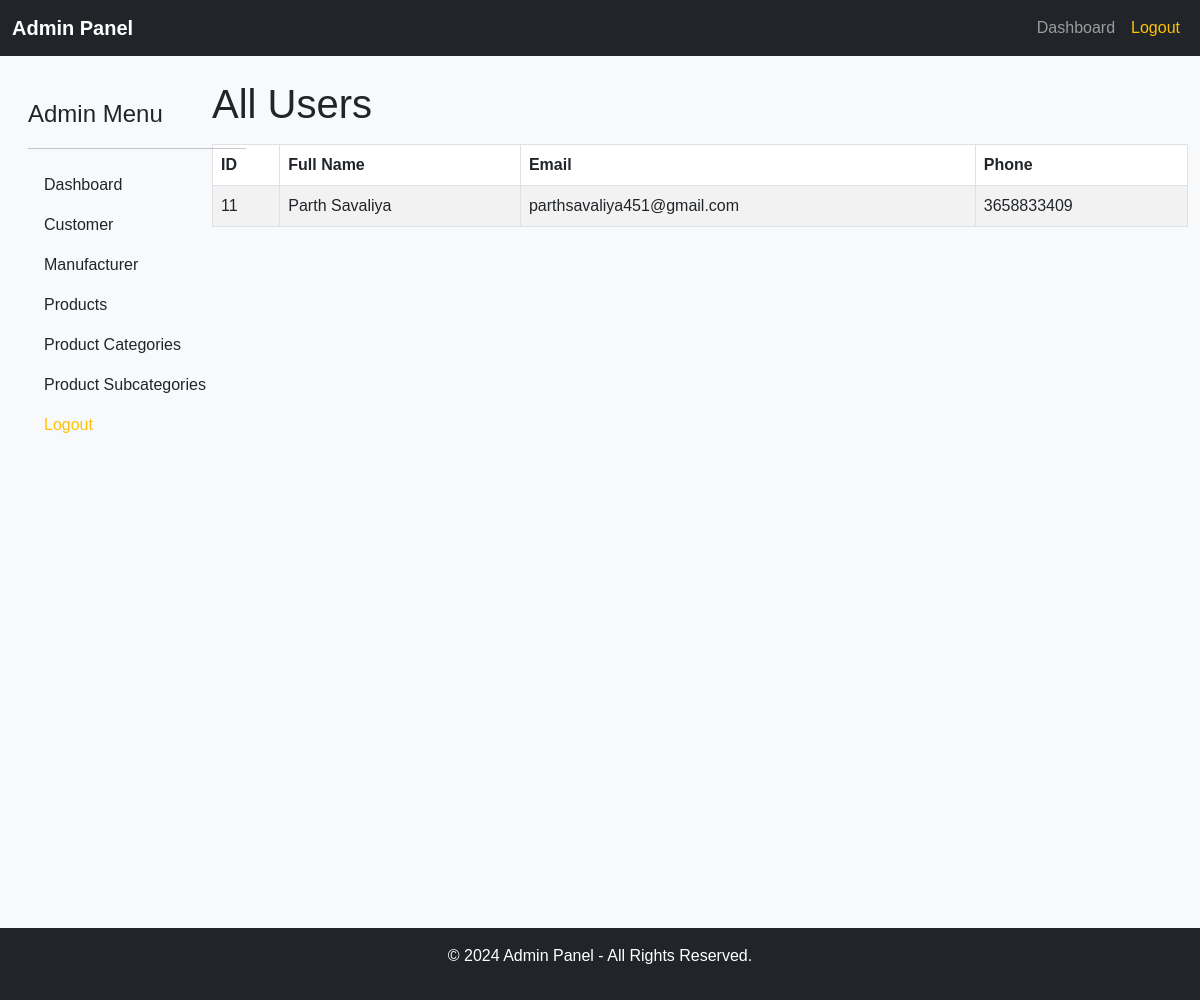
/admin_area/customer.php, run on the app's committed database.
### tables this page shows
CREATE TABLE `users` (
  `id` int(11) UNSIGNED NOT NULL,
  `full_name` varchar(255) NOT NULL,
  `email` varchar(255) NOT NULL,
  `password` varchar(255) NOT NULL,
  `phone` varchar(15) NOT NULL,
  `created_at` timestamp NOT NULL DEFAULT current_timestamp()
);

### admin_area/customer.php (the view, shortened to what this page needs)
<?php
include("includes/header.php");
include('../includes/db.php');
$sql = "SELECT id, full_name, email, phone FROM users";
$result = $conn->query($sql);
?>
<div class="row">
    <div class="col-md-2">
        <?php include("includes/sidebar.php"); ?>
    </div>
    <div class="col-md-10">
        <h1>All Users</h1>
        <table class="table table-striped table-bordered mt-3">
            <thead>
                <tr>
                    <th>ID</th>
                    <th>Full Name</th>
                    <th>Email</th>
                    <th>Phone</th>
                </tr>
            </thead>
            <tbody>
                <?php
                if ($result->num_rows > 0) {
                    while ($row = $result->fetch_assoc()) {
                        echo "<tr>";
                        echo "<td>" . $row['id'] . "</td>";
                        echo "<td>" . $row['full_name'] . "</td>";
                        echo "<td>" . $row['email'] . "</td>";
                        echo "<td>" . $row['phone'] . "</td>";
                        echo "</tr>";
                    }
                } else {
                    echo "<tr><td colspan='4'>No users found</td></tr>";
                }
                ?>
            </tbody>
        </table>
    </div>
</div>
<?php
include("includes/footer.php");
?>

### admin_area/css/admin_style.css (style rules this page uses)
body { font-family: 'Arial', sans-serif; background-color: #f8f9fa; }

### data on the page
users: id "11", full_name "Parth Savaliya", email "parthsavaliya451@gmail.com", phone "3658833409"
